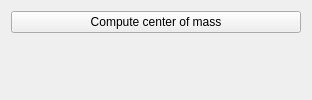
<?xml version="1.0" encoding="UTF-8"?>
<ui version="4.0">
 <class>SECenterOfMassAppGUIClass</class>
 <widget class="QWidget" name="SECenterOfMassAppGUIClass">
  <property name="geometry">
   <rect>
    <x>0</x>
    <y>0</y>
    <width>312</width>
    <height>100</height>
   </rect>
  </property>
  <property name="minimumSize">
   <size>
    <width>300</width>
    <height>100</height>
   </size>
  </property>
  <property name="windowTitle">
   <string/>
  </property>
  <layout class="QVBoxLayout" name="verticalLayout">
   <item>
    <widget class="QPushButton" name="pushButtonComputeCenterOfMass">
     <property name="text">
      <string>Compute center of mass</string>
     </property>
    </widget>
   </item>
   <item>
    <widget class="QLabel" name="label">
     <property name="text">
      <string/>
     </property>
    </widget>
   </item>
  </layout>
 </widget>
 <resources/>
 <connections>
  <connection>
   <sender>pushButtonComputeCenterOfMass</sender>
   <signal>clicked()</signal>
   <receiver>SECenterOfMassAppGUIClass</receiver>
   <slot>onComputeCenterOfMass()</slot>
   <hints>
    <hint type="sourcelabel">
     <x>155</x>
     <y>21</y>
    </hint>
    <hint type="destinationlabel">
     <x>155</x>
     <y>49</y>
    </hint>
   </hints>
  </connection>
 </connections>
 <slots>
  <slot>onComputeCenterOfMass()</slot>
 </slots>
</ui>
